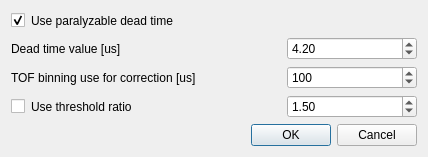
<?xml version="1.0" encoding="UTF-8"?>
<ui version="4.0">
 <class>Dialog</class>
 <widget class="QDialog" name="Dialog">
  <property name="windowModality">
   <enum>Qt::NonModal</enum>
  </property>
  <property name="geometry">
   <rect>
    <x>0</x>
    <y>0</y>
    <width>428</width>
    <height>150</height>
   </rect>
  </property>
  <property name="sizePolicy">
   <sizepolicy hsizetype="Preferred" vsizetype="Fixed">
    <horstretch>0</horstretch>
    <verstretch>0</verstretch>
   </sizepolicy>
  </property>
  <property name="maximumSize">
   <size>
    <width>439</width>
    <height>150</height>
   </size>
  </property>
  <property name="windowTitle">
   <string>Dead Time Settings</string>
  </property>
  <property name="modal">
   <bool>true</bool>
  </property>
  <layout class="QGridLayout" name="gridLayout">
   <item row="0" column="0">
    <layout class="QVBoxLayout" name="verticalLayout">
     <item>
      <layout class="QHBoxLayout" name="horizontalLayout_3">
       <item>
        <widget class="QCheckBox" name="use_paralyzable">
         <property name="text">
          <string/>
         </property>
         <property name="checked">
          <bool>true</bool>
         </property>
        </widget>
       </item>
       <item>
        <widget class="QLabel" name="label_3">
         <property name="sizePolicy">
          <sizepolicy hsizetype="Preferred" vsizetype="Preferred">
           <horstretch>0</horstretch>
           <verstretch>0</verstretch>
          </sizepolicy>
         </property>
         <property name="toolTip">
          <string>&lt;html&gt;&lt;head/&gt;&lt;body&gt;&lt;p&gt;Use two background regions to estimate the background under the peak&lt;/p&gt;&lt;/body&gt;&lt;/html&gt;</string>
         </property>
         <property name="text">
          <string>Use paralyzable dead time</string>
         </property>
        </widget>
       </item>
       <item>
        <spacer name="horizontalSpacer_3">
         <property name="orientation">
          <enum>Qt::Horizontal</enum>
         </property>
         <property name="sizeHint" stdset="0">
          <size>
           <width>40</width>
           <height>20</height>
          </size>
         </property>
        </spacer>
       </item>
      </layout>
     </item>
     <item>
      <layout class="QHBoxLayout" name="horizontalLayout_4">
       <item>
        <widget class="QLabel" name="label_2">
         <property name="text">
          <string>Dead time value [us]</string>
         </property>
        </widget>
       </item>
       <item>
        <spacer name="horizontalSpacer_5">
         <property name="orientation">
          <enum>Qt::Horizontal</enum>
         </property>
         <property name="sizeHint" stdset="0">
          <size>
           <width>40</width>
           <height>20</height>
          </size>
         </property>
        </spacer>
       </item>
       <item>
        <widget class="QDoubleSpinBox" name="dead_time_value">
         <property name="sizePolicy">
          <sizepolicy hsizetype="Fixed" vsizetype="Fixed">
           <horstretch>0</horstretch>
           <verstretch>0</verstretch>
          </sizepolicy>
         </property>
         <property name="minimumSize">
          <size>
           <width>130</width>
           <height>0</height>
          </size>
         </property>
         <property name="maximumSize">
          <size>
           <width>130</width>
           <height>16777215</height>
          </size>
         </property>
         <property name="value">
          <double>4.200000000000000</double>
         </property>
        </widget>
       </item>
      </layout>
     </item>
     <item>
      <layout class="QHBoxLayout" name="horizontalLayout_5">
       <item>
        <widget class="QLabel" name="label_4">
         <property name="text">
          <string>TOF binning use for correction [us]</string>
         </property>
        </widget>
       </item>
       <item>
        <spacer name="horizontalSpacer_6">
         <property name="orientation">
          <enum>Qt::Horizontal</enum>
         </property>
         <property name="sizeHint" stdset="0">
          <size>
           <width>40</width>
           <height>20</height>
          </size>
         </property>
        </spacer>
       </item>
       <item>
        <widget class="QDoubleSpinBox" name="dead_time_tof">
         <property name="sizePolicy">
          <sizepolicy hsizetype="Fixed" vsizetype="Fixed">
           <horstretch>0</horstretch>
           <verstretch>0</verstretch>
          </sizepolicy>
         </property>
         <property name="minimumSize">
          <size>
           <width>130</width>
           <height>0</height>
          </size>
         </property>
         <property name="maximumSize">
          <size>
           <width>0</width>
           <height>100</height>
          </size>
         </property>
         <property name="decimals">
          <number>0</number>
         </property>
         <property name="maximum">
          <double>10000000.000000000000000</double>
         </property>
         <property name="singleStep">
          <double>50.000000000000000</double>
         </property>
         <property name="value">
          <double>100.000000000000000</double>
         </property>
        </widget>
       </item>
      </layout>
     </item>





    <item>
      <layout class="QHBoxLayout" name="horizontalLayout_threshold_ratio">
       <item>
        <widget class="QCheckBox" name="use_threshold_ratio">
         <property name="text">
          <string/>
         </property>
         <property name="checked">
          <bool>false</bool>
         </property>
        </widget>
       </item>
       <item>
        <widget class="QLabel" name="label_threshold_ratio">
         <property name="text">
          <string>Use threshold ratio</string>
         </property>
        </widget>
       </item>
       <item>
        <spacer name="horizontalSpacer_threshold_ratio">
         <property name="orientation">
          <enum>Qt::Horizontal</enum>
         </property>
         <property name="sizeHint" stdset="0">
          <size>
           <width>40</width>
           <height>20</height>
          </size>
         </property>
        </spacer>
       </item>
       <item>
        <widget class="QDoubleSpinBox" name="threshold_ratio">
         <property name="sizePolicy">
          <sizepolicy hsizetype="Fixed" vsizetype="Fixed">
           <horstretch>0</horstretch>
           <verstretch>0</verstretch>
          </sizepolicy>
         </property>
         <property name="minimumSize">
          <size>
           <width>130</width>
           <height>0</height>
          </size>
         </property>
         <property name="maximumSize">
          <size>
           <width>0</width>
           <height>100</height>
          </size>
         </property>
         <property name="decimals">
          <number>2</number>
         </property>
         <property name="maximum">
          <double>10000000.000000000000000</double>
         </property>
         <property name="singleStep">
          <double>1.000000000000000</double>
         </property>
         <property name="value">
          <double>1.5000000000000000</double>
         </property>
        </widget>
       </item>
      </layout>
     </item>






     <item>
      <layout class="QHBoxLayout" name="horizontalLayout_2">
       <item>
        <widget class="QDialogButtonBox" name="buttonBox">
         <property name="standardButtons">
          <set>QDialogButtonBox::Cancel|QDialogButtonBox::Ok</set>
         </property>
        </widget>
       </item>
      </layout>
     </item>
    </layout>
   </item>
  </layout>
 </widget>
 <resources/>
 <connections>
  <connection>
   <sender>buttonBox</sender>
   <signal>rejected()</signal>
   <receiver>Dialog</receiver>
   <slot>close()</slot>
   <hints>
    <hint type="sourcelabel">
     <x>235</x>
     <y>187</y>
    </hint>
    <hint type="destinationlabel">
     <x>235</x>
     <y>106</y>
    </hint>
   </hints>
  </connection>
  <connection>
   <sender>buttonBox</sender>
   <signal>accepted()</signal>
   <receiver>Dialog</receiver>
   <slot>accept()</slot>
   <hints>
    <hint type="sourcelabel">
     <x>235</x>
     <y>187</y>
    </hint>
    <hint type="destinationlabel">
     <x>235</x>
     <y>106</y>
    </hint>
   </hints>
  </connection>
 </connections>
 <slots>
  <slot>_update_model()</slot>
 </slots>
</ui>
